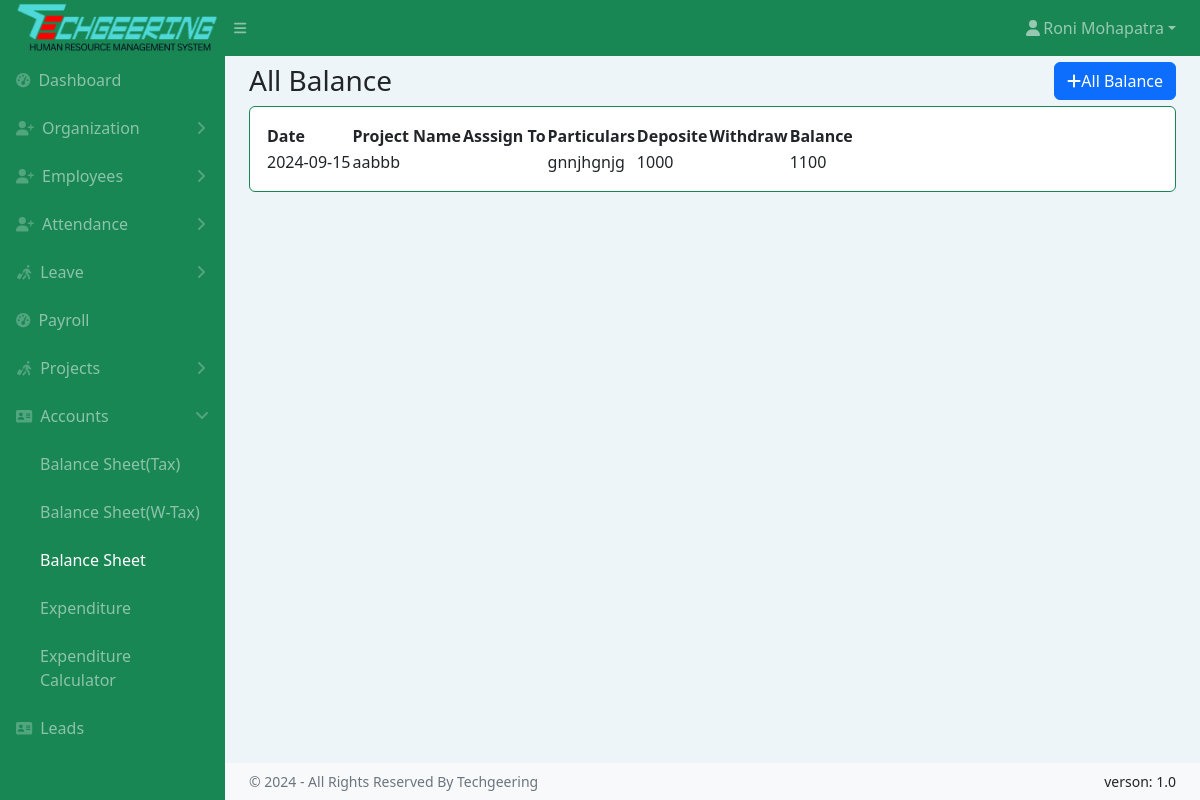
The page /allbalance.php (signed in) on the database its author committed.
### tables this page shows
CREATE TABLE `employee` (
  `id` int(11) NOT NULL,
  `em_code` varchar(64) DEFAULT NULL,
  `des_id` int(11) DEFAULT NULL,
  `dep_id` int(11) DEFAULT NULL,
  `full_name` varchar(128) DEFAULT NULL,
  `father_name` varchar(50) NOT NULL,
  `mother_name` varchar(50) NOT NULL,
  `em_email` varchar(64) DEFAULT NULL,
  `prof_email` varchar(70) NOT NULL,
  `marital_status` varchar(20) NOT NULL,
  `em_password` varchar(512) NOT NULL,
  `em_role` int(10) NOT NULL,
  `status` enum('ACTIVE','INACTIVE') NOT NULL DEFAULT 'ACTIVE',
  `em_gender` enum('Male','Female') NOT NULL DEFAULT 'Male',
  `em_phone` varchar(64) DEFAULT NULL,
  `em_wahtsapp` varchar(64) DEFAULT NULL,
  `em_birthday` varchar(128) DEFAULT NULL,
  `em_blood_group` enum('O+','O-','A+','A-','B+','B-','AB+','OB+') DEFAULT NULL,
  `em_joining_date` varchar(128) DEFAULT NULL,
  `last_company_date` date DEFAULT NULL,
  `em_contact_end` varchar(128) DEFAULT NULL,
  `em_image` varchar(128) DEFAULT NULL,
  `em_aadher` varchar(64) DEFAULT NULL,
  `em_pan` varchar(20) NOT NULL,
  `emergency_contact` int(10) NOT NULL
);

CREATE TABLE `account` (
  `id` int(11) NOT NULL,
  `pro_id` int(11) NOT NULL,
  `assign_to` varchar(100) NOT NULL,
  `particulars` varchar(50) NOT NULL,
  `tex_type` enum('GST','NONGST') NOT NULL,
  `gst` varchar(20) NOT NULL,
  `deposite` varchar(20) NOT NULL,
  `withdraw` varchar(20) NOT NULL,
  `balance` varchar(20) NOT NULL,
  `balance_T` varchar(20) NOT NULL,
  `balance_WT` varchar(20) NOT NULL,
  `date` date NOT NULL,
  `date_time` datetime NOT NULL
);

CREATE TABLE `project` (
  `id` int(14) NOT NULL,
  `pro_name` varchar(128) DEFAULT NULL,
  `pro_start_date` varchar(128) DEFAULT NULL,
  `pro_end_date` varchar(128) DEFAULT NULL,
  `pro_description` varchar(1024) DEFAULT NULL,
  `pro_summary` varchar(512) DEFAULT NULL,
  `pro_status` enum('upcoming','complete','running') NOT NULL DEFAULT 'running',
  `progress` varchar(128) DEFAULT NULL
);

### allbalance.php (the view, shortened to what this page needs)
<!DOCTYPE html>
<html lang="en">
<head>
    <link href="https://cdn.jsdelivr.net/npm/simple-datatables@7.1.2/dist/style.min.css" rel="stylesheet" />
    <link href="assets/css/styles.css" rel="stylesheet" />
</head>
<body class="sb-nav-fixed">
    <?php include 'common/topnav.php' ?>
    <div id="layoutSidenav">
        <?php include 'common/sidenav.php' ?>
        <div id="layoutSidenav_content">
            <main>
                <div class="container-fluid px-4">
                    <div class="d-flex justify-content-between align-items-center">
                        <h3 class="my-2">All Balance</h3>
                        <button type="button" class="btn btn-primary" data-bs-toggle="modal" data-bs-target="#addDept">
                            <i class="fa-solid fa-plus"></i>All Balance
                        </button>
                    </div>
                    <div class="card mb-4">
                        <div class="card-body">
                            <table id="datatablesSimple">
                                <thead>
                                    <tr>
                                        <th>Date</th>
                                        <th>Project Name</th>
                                        <th>Asssign To</th>
                                        <th>Particulars</th>
                                        <th>Deposite</th>
                                        <th>Withdraw</th>
                                        <th>Balance</th>
                                    </tr>
                                </thead>
                                <tbody>
                                    <?php
                                    include "common/conn.php";
                                    $sql = "SELECT * FROM
                                     account AS a
                                    INNER JOIN project AS p
                                    ON a.pro_id = p.id
                                    ORDER BY date_time DESC";
                                    $result = $conn->query($sql);
                                    if ($result->num_rows > 0) {
                                        while ($row = $result->fetch_assoc()) {
                                            ?>
                                            <tr>
                                                <td><?php echo $row["date"]; ?></td>
                                                <td><?php echo $row["pro_name"]; ?></td>
                                                <td><?php echo $row["assign_to"]; ?></td>
                                                <td><?php echo $row["particulars"]; ?></td>
                                                <td><?php echo $row["deposite"]; ?></td>
                                                <td><?php echo $row["withdraw"]; ?></td>
                                                <td><?php echo $row["balance"]; ?></td>
                                            </tr>
                                            <?php
                                        }
                                    } else {
                                        echo "0 results";
                                    }
                                    ?>
                                </tbody>
                            </table>
                        </div>
                    </div>
                </div>
            </main>
            <?php include 'common/copyrightfooter.php' ?>
        </div>
    </div>
</body>
</html>

### common/topnav.php (shortened to what this page needs)
<?php
$userid = $_SESSION['username'];
?>
<nav class="sb-topnav navbar navbar-expand navbar-dark bg-success">
    <a class="navbar-brand ps-3 text-center" href="index.php">
        <img src="assets/img/logo.png" class="img-fluid">
    </a>
    <button class="btn btn-link btn-sm order-1 order-lg-0 me-4 me-lg-0" id="sidebarToggle" href="#!"><i
            class="fas fa-bars"></i></button>
    <ul class="navbar-nav ms-auto me-0 me-md-3 my-2 my-md-0">
        <li class="nav-item dropdown">
            <?php
            include "common/conn.php";
            $sql = "SELECT * FROM employee WHERE id=$userid";
            $result = $conn->query($sql);
            if ($result->num_rows > 0) {
                $row = $result->fetch_assoc();
            }
            ?>
            <a class="nav-link dropdown-toggle" id="navbarDropdown" href="#" role="button" data-bs-toggle="dropdown"
                aria-expanded="false"><i class="fas fa-user fa-fw"></i><?php echo $row["full_name"]; ?></a>
        </li>
    </ul>
</nav>

### rows shown on the page
employee: full_name "Roni Mohapatra"
account: date "2024-09-15", project.pro_name "aabbb", particulars "gnnjhgnjg", deposite "1000", balance "1100"
